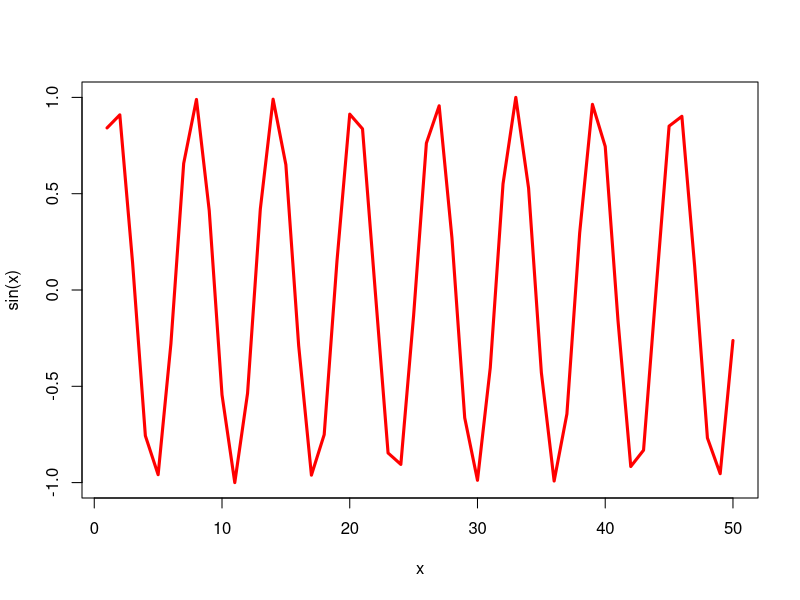

The R script that drew this image:
#' ---
#' title: "Class 4: Introduction to R"
#' author: "Steven Studdard (PID: A19123470)"
#' ---

#This is just a text file
x <- 1:50
plot(x, sin(x), type="l", col="red", lwd=3)
